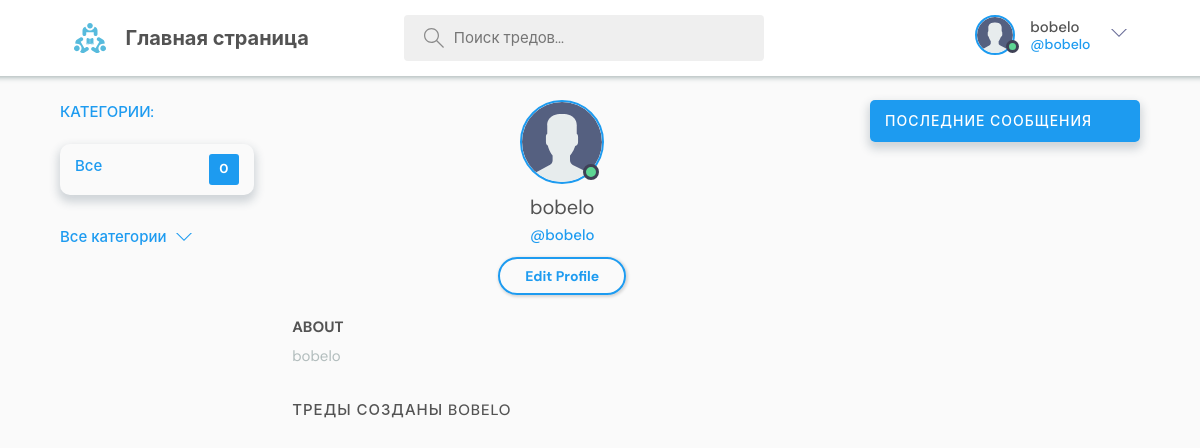
Page /profile/1 (signed in) on the committed database.
### base/models.py (models this page shows, shortened)
class User(AbstractBaseUser, PermissionsMixin):
    name = models.CharField(max_length=200, null=True, verbose_name="Имя")
    username = models.CharField(
        max_length=50, null=True, verbose_name="Никнейм", unique=True)
    email = models.EmailField(null=True, unique=True)
    bio = models.TextField(null=True, blank=True)
    avatar = models.ImageField(null=True, default="avatar.svg", blank=True)
    is_staff = models.BooleanField(default=False)
    is_active = models.BooleanField(default=False)
    objects = CustomUserManager()
    USERNAME_FIELD = 'email'
    REQUIRED_FIELDS = ['name','username','bio']

### base/views.py (the view)
# urls.py: path('profile/<str:pk>', views.userProfile, name='user-profile'),
def userProfile(request, pk):
    user = User.objects.get(id=pk)
    rooms = user.room_set.all()
    paginator = Paginator(rooms, 3)
    page_number = request.GET.get('page')
    page_obj = paginator.get_page(page_number)
    room_messages = user.message_set.all()
    topics = Topic.objects.all()
    rooms_all = Room.objects.all()
    context = {'user': user, 'rooms': rooms, 'room_messages': room_messages,
               'topics': topics, 'rooms_all': rooms_all, 'page_obj': page_obj}
    return render(request, 'base/profile.html', context)

### base/templates/base/profile.html (shortened to what this page needs)
{% extends 'main.html' %}
{% block content %}
  <main class="profile-page layout layout--3">
    <div class="container">
      {% include 'base/topics_component.html' %}
      <div class="roomList">
        <div class="profile">
          <div class="profile__avatar">
            <div class="avatar avatar--large active">
              <img src="{{user.avatar.url}}" />
            </div>
          </div>
          <div class="profile__info">
            <h3>{{user.name}}</h3>
            <p>@{{user.username}}</p>
            {% if request.user == user %}
            <a href="{% url 'update-user' %}" class="btn btn--main btn--pill">Edit Profile</a>
            {% endif %}
          </div>
          <div class="profile__about">
            <h3>About</h3>
            <p>
              {{user.bio}}
            </p>
          </div>
        </div>
        <div class="roomList__header">
          <div>
            <h2>Треды созданы {{user.name}}</a>
            </h2>
          </div>
        </div>
      </div>
      {% include 'base/activity_component.html' %}
    </div>
  </main>
{% endblock content %}

### templates/navbar.html (shortened to what this page needs)
{% load static %}
<header class="header header--loggedIn">
    <div class="container">
        <a href="{% url 'home' %}" class="header__logo">
            <img src="{% static 'images/logo.svg' %}" />
            <h1>Главная страница</h1>
        </a>
        <form method="GET" action="{% url 'home' %}" class="header__search">
            <label>
                <input name="q" placeholder="Поиск тредов..." />
            </label>
        </form>
        <nav class="header__menu">
            {% if request.user.is_authenticated %}
            <div class="header__user">
                <a href="{% url 'user-profile' request.user.id %}">
                    <div class="avatar avatar--medium active">
                        <img src="{{request.user.avatar.url}}" />
                    </div>
                    <p>{{request.user.name}} <span>@{{request.user.username}}</span></p>
                </a>
                <button class="dropdown-button">
                    <svg version="1.1" xmlns="http://www.w3.org/2000/svg" width="32" height="32" viewBox="0 0 32 32">
                        <title>chevron-down</title>
                        <path d="M16 21l-13-13h-3l16 16 16-16h-3l-13 13z"></path>
                    </svg>
                </button>
            </div>
            {% else %}
            <a href="{% url 'login' %}">
                <img src="{% static 'images/avatar.svg' %}"/>
                <p>Login</p>
            </a>
            {% endif %}
        </nav>
    </div>
</header>

### rows in the picture
User: user.avatar (placeholder picture), user.name "bobelo", user.username "bobelo", avatar (placeholder picture), name "bobelo", username "bobelo", bio "bobelo", name "BOBELO"

### other values in the picture
{{ rooms_all.count }} "0"
